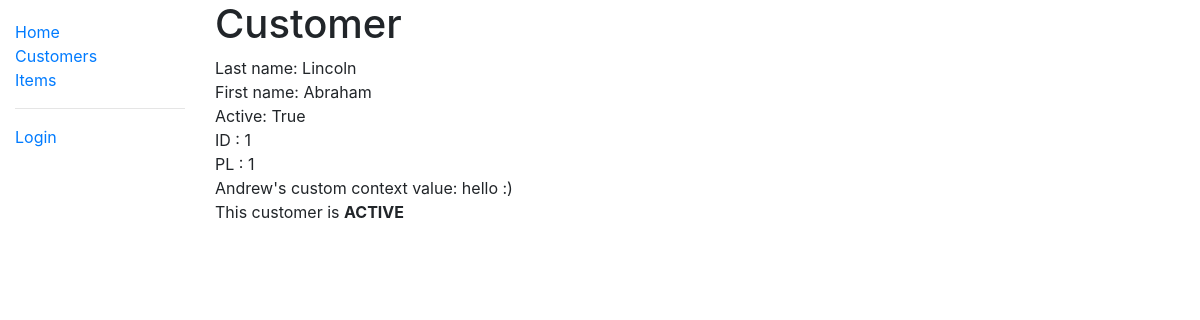
Screenshot of /pawncatalog/customer/1 with the database file from the repository.
### pawncatalog/models.py (models this page shows, shortened)
class Customer(models.Model):
    first_name = models.CharField(max_length=100, default="Unknown")
    last_name = models.CharField(max_length=100, default="Unknown")
    country = models.CharField(max_length=100, null=True)
    active = models.BooleanField(default=True)

### pawncatalog/views.py (the view)
# urls.py: path('customer/<int:pk>', views.CustomerDetailsView.as_view(), {'test_context_value': 'hello :)'}, name='customer-detail'),
class CustomerDetailsView(generic.DetailView):
    model = Customer
    context_object_name = 'single_customer'
    template_name = 'customers/customer_single_detail.html'
    def get_context_data(self, **kwargs):
        context = super().get_context_data(**kwargs)
        passed_extra_option = self.kwargs.get('test_context_value', 'No value was provided')
        context['andrew_custom_context_value'] = passed_extra_option
        return context

### pawncatalog/templates/customers/customer_single_detail.html
{% extends "base_generic.html" %}
{% block content %}
<h1>Customer</h1>
Last name: {{ single_customer.last_name }}<br>
First name: {{ single_customer.first_name }}<br>
Active: {{ single_customer.active }}<br>
ID : {{ single_customer.id }}<br>
PL : {{ single_customer.pk }}<br>
Andrew's custom context value: {{ andrew_custom_context_value }}
{% if single_customer.active %}
    <p>This customer is <strong>ACTIVE</strong></p>
{% else %}
    <p>This customer is not active</p>
{% endif %}
{% endblock %}

### rows the page displays
Customer: last_name "Lincoln", first_name "Abraham", active "True", id "1", pk "1"

### other values shown
{{ andrew_custom_context_value }} "hello :)"
